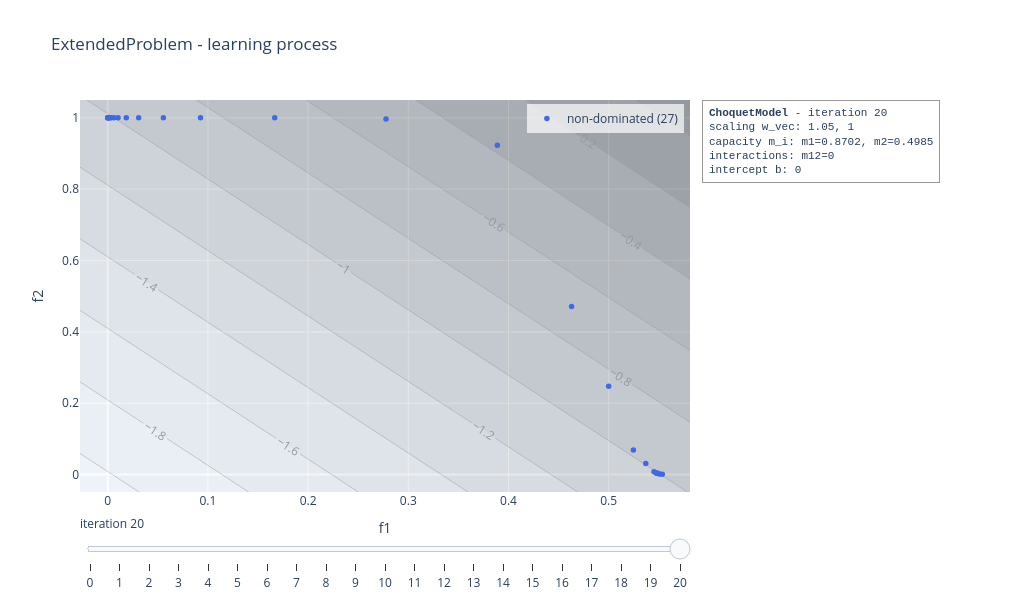

The code cell stored with this chart in its notebook:
### Code cell
choquet_model.visualise("learning", plot_scalarisation = True, show = False)

### Figure 1 — Plotly figure (JSON) as saved in the notebook; plotly's stock layout.template omitted (floating-point values rounded to 4 significant figures; data arrays with more than 128 entries replaced by an {"elided": "..."} marker saying what was removed)
{"data": [{"marker": {"color": "royalblue", "size": 5.5}, "mode": "markers", "name": "non-dominated (27)", "type": "scatter", "x": [0.3889, 0.5, 0.463, 0.537, 0.5247, 0.2778, 0.5535, 0.5453, 0.09259, 0.5494, 0.5508, 0.5485, 0.5476, 0.548, 0.1667, 0.03086, 0.05556, 0.01029, 0.01852, 0.003429, 0.006173, 0.001143, 0.0006859, 0.002058, 0.0002286, 1e-08, 0.0], "y": [0.9231, 0.2476, 0.4713, 0.03098, 0.06857, 0.9968, 0.001119, 0.007956, 1.0, 0.002746, 0.001724, 0.00354, 0.00446, 0.00398, 1.0, 1.0, 1.0, 1.0, 1.0, 1.0, 1.0, 1.0, 1.0, 1.0, 1.0, 1.0, 1.0]}, {"colorscale": [[0, "rgb(255,255,255)"], [0.125, "rgb(240,240,240)"], [0.25, "rgb(217,217,217)"], [0.375, "rgb(189,189,189)"], [0.5, "rgb(150,150,150)"], [0.625, "rgb(115,115,115)"], [0.75, "rgb(82,82,82)"], [0.875, "rgb(37,37,37)"], [1, "rgb(0,0,0)"]], "contours": {"showlabels": true}, "opacity": 0.35, "showlegend": false, "showscale": false, "type": "contour", "x": [-0.02767, -0.01736, -0.007036, 0.003283, 0.0136, 0.02392, 0.03424, 0.04456, 0.05488, 0.0652, 0.07552, 0.08584, 0.09616, 0.1065, 0.1168, 0.1271, 0.1374, 0.1478, 0.1581, 0.1684, 0.1787, 0.189, 0.1994, 0.2097, 0.22, 0.2303, 0.2406, 0.251, 0.2613, 0.2716, 0.2819, 0.2922, 0.3025, 0.3129, 0.3232, 0.3335, 0.3438, 0.3541, 0.3645, 0.3748, 0.3851, 0.3954, 0.4057, 0.4161, 0.4264, 0.4367, 0.447, 0.4573, 0.4677, 0.478, 0.4883, 0.4986, 0.5089, 0.5193, 0.5296, 0.5399, 0.5502, 0.5605, 0.5709, 0.5812], "y": [-0.04883, -0.0302, -0.01158, 0.007045, 0.02567, 0.04429, 0.06291, 0.08154, 0.1002, 0.1188, 0.1374, 0.156, 0.1747, 0.1933, 0.2119, 0.2305, 0.2491, 0.2678, 0.2864, 0.305, 0.3236, 0.3423, 0.3609, 0.3795, 0.3981, 0.4168, 0.4354, 0.454, 0.4726, 0.4912, 0.5099, 0.5285, 0.5471, 0.5657, 0.5844, 0.603, 0.6216, 0.6402, 0.6589, 0.6775, 0.6961, 0.7147, 0.7333, 0.752, 0.7706, 0.7892, 0.8078, 0.8265, 0.8451, 0.8637, 0.8823, 0.901, 0.9196, 0.9382, 0.9568, 0.9755, 0.9941, 1.013, 1.031, 1.05], "z": {"elided": "60x60 float values"}}], "layout": {"annotations": [{"align": "left", "bgcolor": "rgba(255,255,255,0.85)", "bordercolor": "#999999", "borderpad": 6, "borderwidth": 1, "font": {"family": "Courier New, monospace", "size": 11}, "showarrow": false, "text": "<b>ChoquetModel</b> - iteration 20<br>scaling w_vec: 1.05, 1<br>capacity m_i: m1=0.8702, m2=0.4985<br>interactions: m12=0<br>intercept b: 0", "x": 1.02, "xanchor": "left", "xref": "paper", "y": 1, "yanchor": "top", "yref": "paper"}], "height": 600, "legend": {"bgcolor": "rgba(255,255,255,0.7)", "x": 0.99, "xanchor": "right", "y": 0.99, "yanchor": "top"}, "margin": {"r": 330}, "showlegend": true, "sliders": [{"active": 20, "currentvalue": {"prefix": "iteration "}, "steps": [{"args": [["0"], {"frame": {"redraw": true}, "mode": "immediate"}], "label": "0", "method": "animate"}, {"args": [["1"], {"frame": {"redraw": true}, "mode": "immediate"}], "label": "1", "method": "animate"}, {"args": [["2"], {"frame": {"redraw": true}, "mode": "immediate"}], "label": "2", "method": "animate"}, {"args": [["3"], {"frame": {"redraw": true}, "mode": "immediate"}], "label": "3", "method": "animate"}, {"args": [["4"], {"frame": {"redraw": true}, "mode": "immediate"}], "label": "4", "method": "animate"}, {"args": [["5"], {"frame": {"redraw": true}, "mode": "immediate"}], "label": "5", "method": "animate"}, {"args": [["6"], {"frame": {"redraw": true}, "mode": "immediate"}], "label": "6", "method": "animate"}, {"args": [["7"], {"frame": {"redraw": true}, "mode": "immediate"}], "label": "7", "method": "animate"}, {"args": [["8"], {"frame": {"redraw": true}, "mode": "immediate"}], "label": "8", "method": "animate"}, {"args": [["9"], {"frame": {"redraw": true}, "mode": "immediate"}], "label": "9", "method": "animate"}, {"args": [["10"], {"frame": {"redraw": true}, "mode": "immediate"}], "label": "10", "method": "animate"}, {"args": [["11"], {"frame": {"redraw": true}, "mode": "immediate"}], "label": "11", "method": "animate"}, {"args": [["12"], {"frame": {"redraw": true}, "mode": "immediate"}], "label": "12", "method": "animate"}, {"args": [["13"], {"frame": {"redraw": true}, "mode": "immediate"}], "label": "13", "method": "animate"}, {"args": [["14"], {"frame": {"redraw": true}, "mode": "immediate"}], "label": "14", "method": "animate"}, {"args": [["15"], {"frame": {"redraw": true}, "mode": "immediate"}], "label": "15", "method": "animate"}, {"args": [["16"], {"frame": {"redraw": true}, "mode": "immediate"}], "label": "16", "method": "animate"}, {"args": [["17"], {"frame": {"redraw": true}, "mode": "immediate"}], "label": "17", "method": "animate"}, {"args": [["18"], {"frame": {"redraw": true}, "mode": "immediate"}], "label": "18", "method": "animate"}, {"args": [["19"], {"frame": {"redraw": true}, "mode": "immediate"}], "label": "19", "method": "animate"}, {"args": [["20"], {"frame": {"redraw": true}, "mode": "immediate"}], "label": "20", "method": "animate"}]}], "title": {"text": "ExtendedProblem - learning process"}, "width": 1020, "xaxis": {"range": [-0.02767, 0.5812], "title": {"text": "f1"}}, "yaxis": {"range": [-0.04883, 1.05], "title": {"text": "f2"}}}}
